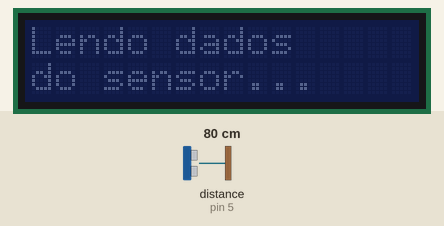
This sketch was run on a simulated Arduino Uno, built with avr-gcc and run on an emulated ATmega328P. On the bench: 16×2 character LCD. The test bench sets the inputs (shaded band); at power-on: distance to the obstacle (sensor on pin 5) 80 cm. The echo pulse lasts 58.3 µs per cm; what the sketch prints to the serial monitor is not drawn.

Above: at 3.1 s.
At 5.0 s:
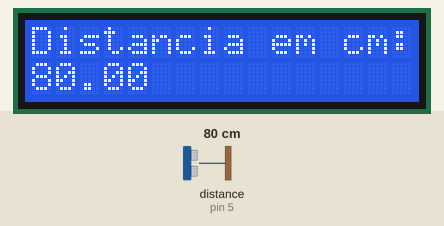
5.1 s: distance to the obstacle (sensor on pin 5) set to 2 cm
At 16.6 s:
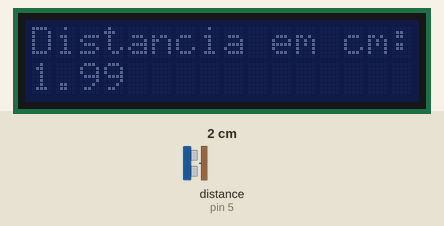
16.7 s: distance to the obstacle (sensor on pin 5) set to 4 cm
At 18.5 s:
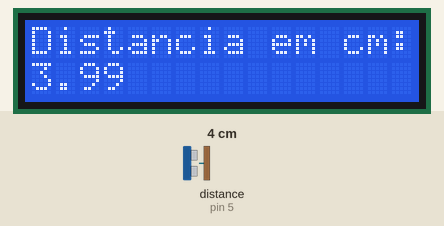
24.3 s: distance to the obstacle (sensor on pin 5) set to 9 cm
At 31.6 s:
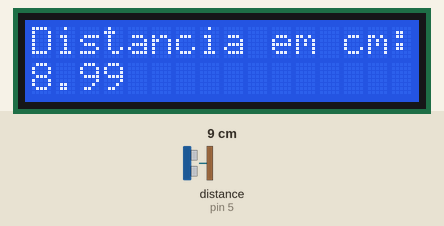
Timing chart, 0 to 33.1 s (numbered marks = the images above; inputs shaded):
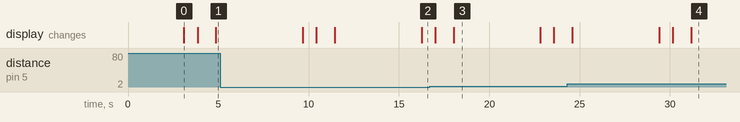

Measured:
- what the display in image 0 shows lasts 0.7 s, from 3.1 s to 3.8 s
- what the display in image 3 shows lasts 4.8 s, from 18.0 s to 22.8 s

The sketch:

codigo.ino
```cpp
#include <Wire.h>
#include <LiquidCrystal_I2C.h>
LiquidCrystal_I2C lcd(0x27,16,2);

#include <Ultrasonic.h>
#define pino_trigger 4
#define pino_echo 5
Ultrasonic ultrasonic(pino_trigger, pino_echo);

void setup()
{
 lcd.init();
 Serial.begin(4800);
 Serial.println("Lendo dados do sensor...");

  lcd.setBacklight(HIGH);
  lcd.setCursor(0,0);
  lcd.print("Lendo dados");
  lcd.setCursor(0,1);
  lcd.print("do sensor...");
  delay(3000);
  lcd.setBacklight(LOW);
  delay(750);
  lcd.clear();
}


void loop()
{
  float cmMsec, inMsec;
  long microsec = ultrasonic.timing();
  cmMsec = ultrasonic.convert(microsec, Ultrasonic::CM);
  inMsec = ultrasonic.convert(microsec, Ultrasonic::IN);
  //Exibe informacoes no serial monitor
  Serial.print("Distancia em cm: ");
  Serial.print(cmMsec);
  Serial.print(" - Distancia em polegadas: ");
  Serial.println(inMsec);
  delay(1000);


  lcd.setBacklight(HIGH);
  lcd.setCursor(0,0);
  lcd.print("Distancia em cm:");
  lcd.setCursor(0,1);
  lcd.print(cmMsec);
  delay(4800);
  lcd.setBacklight(LOW);
  delay(750);
  lcd.clear();

}
```
